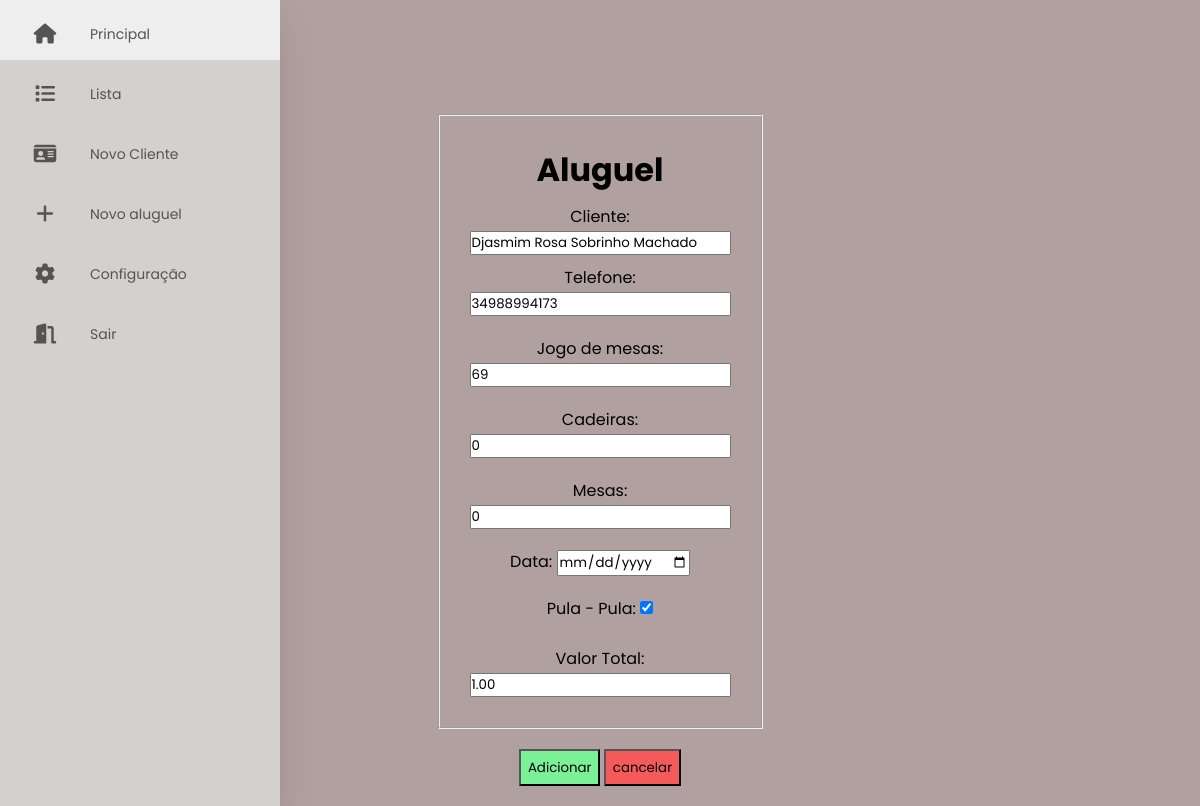
The page /View/update.php?id=42 on the database its author committed.
### tables this page shows
CREATE TABLE `cliente` (
  `ID` int(11) NOT NULL,
  `NOME` varchar(150) NOT NULL,
  `TELEFONE` varchar(14) NOT NULL,
  `CEP` int(11) DEFAULT NULL,
  `LOGRADOURO` varchar(200) NOT NULL,
  `BAIRRO` varchar(200) NOT NULL,
  `NUMERO` int(4) DEFAULT NULL
);

CREATE TABLE `pedido` (
  `ID` int(11) NOT NULL,
  `JOGO` int(11) DEFAULT NULL,
  `CADEIRA` int(11) DEFAULT NULL,
  `MESA` int(11) DEFAULT NULL,
  `PULA` int(11) DEFAULT NULL,
  `DATA` datetime DEFAULT NULL,
  `CODIGO_CLIENTE` int(11) NOT NULL,
  `VALOR` decimal(10,2) NOT NULL
);

### helper/configClass.php (called while the page is built, shortened)
<?php
class configClass{
public $usuario  = "root";
public $password = "";
public $servidor = "localhost";
public $basededatos = "conversa";
public function connection(){
    $con = mysqli_connect($this->servidor, $this->usuario, $this->password, $this->basededatos) or die("Falha ao conectar no servidor");
    return $con;
}
}

### Model/MdClient.php (called while the page is built, shortened)
<?php
require_once('C:\xampp\htdocs\mesas araujo\app\helper\configClass.php');
class MdClient{
    public function selectClientUpd($id){
        $config = new configClass();
        $query = "SELECT NOME, TELEFONE FROM PEDIDO PED INNER JOIN CLIENTE CLI ON (PED.CODIGO_CLIENTE = CLI.ID) WHERE PED.ID = $id; ";
        $result = mysqli_query($config->connection(), $query);
        return $result;
    }
}

### Model/MdNewOrder.php (called while the page is built, shortened)
<?php
require_once('C:\xampp\htdocs\mesas araujo\app\helper\configClass.php');
class MdNewOrder{
    private $jogo;
    private $cadeira;
    private $mesa;
    private $pula;
    private $data;
    private $valor;
    public function getJogo(){
        return $this->jogo;
    }
    public function setJogo($jogo){
        $this->jogo = $jogo;
    }
    public function getCadeira(){
        return $this->cadeira;
    }
    public function setCadeira($cadeira){
        $this->cadeira = $cadeira;
    }
    public function getMesa(){
        return $this->mesa;
    }
    public function setMesa($mesa){
        $this->mesa = $mesa;
    }
    public function getPula(){
        return $this->pula;
    }
    public function setPula($pula){
        $this->pula = $pula;
    }
    public function getData(){
        return $this->data;
    }
    public function setData($data){
        $this->data = $data;
    }
    public function getValor(){
        return $this->valor;
    }
    public function setValor($valor){
        $this->valor = $valor;
    }
    public function selectInfo($id){
        $query = "SELECT * FROM PEDIDO WHERE ID = $id";
        $ins = new configClass();
        $result = mysqli_query($ins->connection(), $query);
    }
}

### View/update.php (the view, shortened to what this page needs)
<?php
require_once('C:\xampp\htdocs\mesas araujo\app\helper\configClass.php');
require_once('C:\xampp\htdocs\mesas araujo\app\Model\MdNewOrder.php');
require_once('..\MODEL\MdClient.php');
$id = $_GET['id'];
$inst = new MdNewOrder();
$teste = new MdClient();
$inst->selectInfo($id);
$result = $teste->selectClientUpd($id);
$note= mysqli_fetch_array($result);
$nome = $note['NOME'];
$telefone = $note['TELEFONE'];
?>
<!DOCTYPE html>
<html lang="pt-br">
<head>
    <link rel="stylesheet" href="https://cdnjs.cloudflare.com/ajax/libs/font-awesome/6.5.1/css/all.min.css">
    <link rel="stylesheet" href="../Style/stlPrinc.css">
</head>
<body>
<nav class="nvmenu">
        <ul class="ulgeral">
            <li class="icPrinc">
                <a href="../View/principal.php">
                    <i class="fas fa-home"></i>
                    <span class="nav-item">Principal</span>
                </a>
            </li>
            <li class="icList">
                <a href="../View/list.php">
                    <i class="fas fa-solid fa-list"></i>
                    <span class="nav-item">Lista</span>
                </a>
            </li>
            <li class="icPerson">
                <a href="../View/person.php">
                <i class="fas fa-solid fa-id-card"></i>
                    <span class="nav-item">Novo Cliente</span>
                </a>
            </li>
            <li class="icOrder">
                <a href="../View/clientList.php">
                    <i class=" fas fa-solid fa-plus"></i>
                    <span class="nav-item">Novo aluguel</span>
                </a>
            </li>
            <li class="icConfig">
                <a href="../View/config.php">
                    <i class="fas fa-solid fa-gear"></i>
                    <span class="nav-item">Configuração</span>
                </a>
            </li>
            <li class="icout">
                <a href="../index.php">
                    <i class="fas fa-solid fa-door-open"></i>
                    <span class="nav-item">Sair</span>
                </a>
            </li>
        </ul>
    </nav>
    <form action="" method="POST">
        <center>
            <fieldset class="everyEmprise">
                <div class="dvtudo">
                    <h1>Aluguel</h1>
                    <div class="dvCliente">
                        <label for="">Cliente: </label>
                        <input type="text" pattern="[A-Za-z]+" value="<?php echo $nome?>" readonly>
                    </div>
                    <div>
                        <label for="">Telefone: </label>
                        <input type="text" pattern="[A-Za-z]+" value="<?php echo $telefone?>" readonly>
                    </div>
                    <div class="dvjmesa">
                        <label>Jogo de mesas:</label>
                        <input type="number" name="edtjogo" value="<?php echo $inst->getJogo(); ?>">
                    </div>
                    <div>
                        <label>Cadeiras:</label>
                        <input type="number" name="edtcadeira" value="<?php echo $inst->getCadeira(); ?>">
                    </div>
                    <div class="dvmesas">
                        <label>Mesas:</label>
                        <input type="number" name="edtmesa" value="<?php echo $inst->getMesa(); ?>">
                    </div>
                    <div class="dvdate">
                        <label for=""> Data:</label>
                        <input type="date" name="edtdata" value="<?php echo $inst->getData(); ?>">
                    </div>
                    <div>
                        <label > Pula - Pula:</label>
                        <input type="checkbox" name="ckbpula" <?php echo ($inst->getPula()) ? 'checked' : '';?>>
                    </div>
                <div class="valor">
                    <label for="">Valor Total:</label>
                    <input type="text" class="edtTotal" name="edtValor" value="<?php echo $inst->getValor();?>">
                </div>
            </fieldset>
        </center>
                <div class="dvbtn">
                    <center>
                        <input type="submit" value="Adicionar" class="btnadd" name="btn">
                        <input type="submit" value="cancelar" class="btncancel" name="btn">
                    </center>
                </div>
    </form>
</body>
</html>

### Style/stlPrinc.css (style rules this page uses)
* { margin: 0; padding: 0; outline: none; text-decoration: none; box-sizing: border-box; font-family: "Poppins", sans-serif; }
body { background-color: rgb(177, 160, 160); display: flex; align-items: center; justify-content: center; height: 100vh; margin: 0; }
nav { position:fixed; top: 0; bottom: 0; background: rgb(211, 208, 208); width: 90px; height: 100%; left: 0; overflow: hidden; transition: width 0.2s linear; box-shadow: 0 20px 35px rgba(0, 0, 0, 0.1); }
a { position: relative; color: rgb(85, 83, 83); font-size: 14px; display: table; width: 300px; padding: 10px; }
.fas { position: relative; width: 70px; height: 40px; top: 14px; font-size: 20px; text-align: center; }
.nav-item { position: relative; top: 12px; margin-left: 10px; }
.btnadd { background-color: rgb(177, 160, 160); }
fieldset { width: min-content; height: min-content; padding: 30px; }
.dvjmesa { margin-top: 20px; margin-bottom: 20px; }
.dvmesas { margin-top: 20px; margin-bottom: 20px; }
.dvbtn { margin-top: 20px; margin-bottom: 20px; }
.btnadd { background-color: rgb(122, 240, 151); padding: 2%; }
.btncancel { background-color: rgb(245, 90, 90); padding: 2%; }
.dvdate { margin-bottom: 20px; }
.everyEmprise { margin-top: 120px; }
.valor { margin-top: 25px; }
.dvCliente { margin-top: 10px; margin-bottom: 10px; }

### rows shown on the page
cliente: NOME "Djasmim Rosa Sobrinho Machado", TELEFONE "34988994173"
pedido: edtjogo "69", edtcadeira "0", edtmesa "0", PULA "☑", edtValor "1.00"
